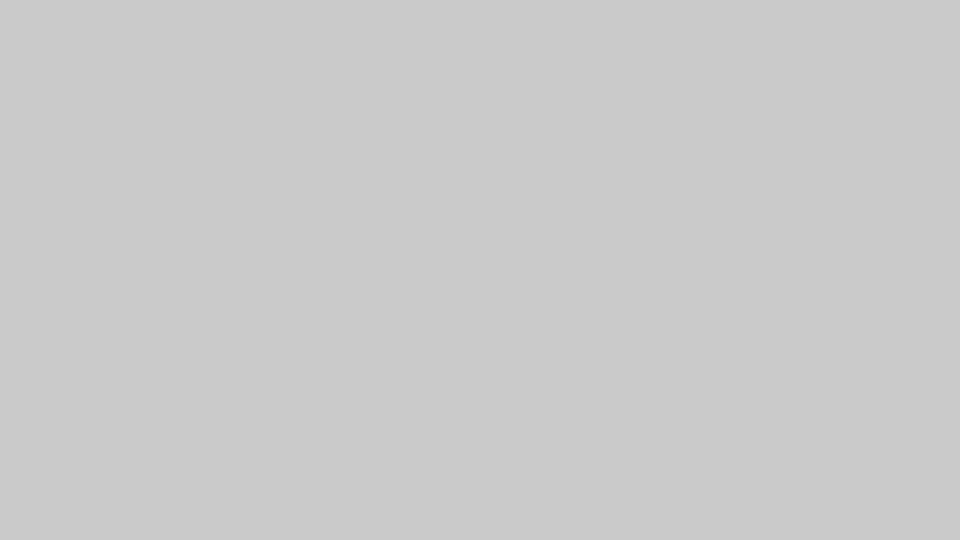
Frame 1 (no input)
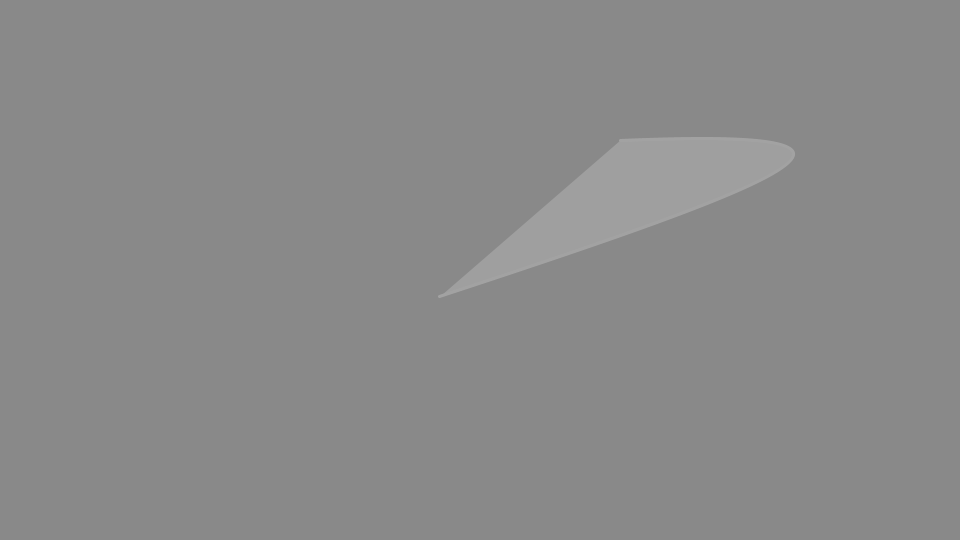
Frame 60 (the mouse pressed at the canvas centre just before this capture)
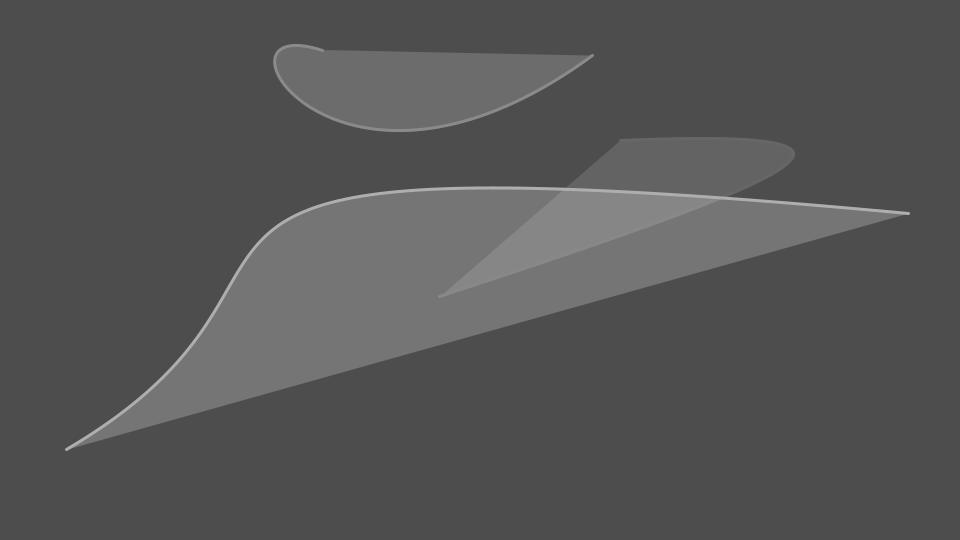
Frame 120 (the mouse held since frame 60 and released just before this capture)

The Processing sketch that drew these frames (run headless with seeded random() and noise(); from frame 60 on, the mouse is pressed at the canvas centre):

// Processing sketch: IFT3100H17_DrawCurveBezier
// ── IFT3100H17_DrawCurveBezier.pde
// IFT3100H17_DrawCurveBezier.pde
// Animation de courbes de Bézier cubiques avec quatre points de contrôle aléatoires.

// paramètres
int colorBack = 32;
int colorFill = 255;
int colorStroke = 192;

float decay = 2.0f;
float threshold = 0.6f;

// variables  
float timeStarted;
float timeElapsed;
float timeDelay;
float timeFrame;

void setup()
{
  size(960, 540);
  frameRate(60); 

  timeElapsed = 0.0f;
  timeDelay = 0.0f;
  timeFrame = 0.0f;  
}

void draw()
{
  timeElapsed = (millis() - timeFrame) / 1000.0f;
  timeDelay += timeElapsed;
  timeFrame = millis();

  noStroke();

  // estompement de ce qui est déjà dessiné dans la fenêtre
  fill(colorBack, decay);
  rect(0, 0, width, height);

  if(timeDelay > threshold)
  { 
    stroke(colorStroke);
    strokeWeight(3.0f);
    fill(colorFill, 64);

    // dessiner une courbe de Bézier cubique en fonction de la position x et y de ses quatre points de contrôle   
    bezier(
      random(0.0f, 1.0f) * width, 
      random(0.0f, 1.0f) * height, 
      random(0.0f, 1.0f) * width, 
      random(0.0f, 1.0f) * height,
      random(0.0f, 1.0f) * width, 
      random(0.0f, 1.0f) * height, 
      random(0.0f, 1.0f) * width, 
      random(0.0f, 1.0f) * height);

    timeDelay -= threshold;
  }
}
